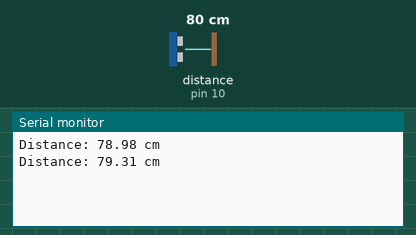
Simulated run of this sketch. Board: Arduino Uno, built with avr-gcc and run on an emulated ATmega328P. Shown: the last lines printed to the serial monitor. Wiring (inferred from the names in the program): ultrasonic range finder: trigger pin 9; echo pin 10. The inputs (shaded band) are chosen by the test bench; at power-on: distance to the obstacle (sensor on pin 10) 80 cm. The echo pulse lasts 58.3 µs per cm.

Above: at 1.8 s.
1.9 s: distance to the obstacle (sensor on pin 10) set to 2 cm
At 2.8 s:
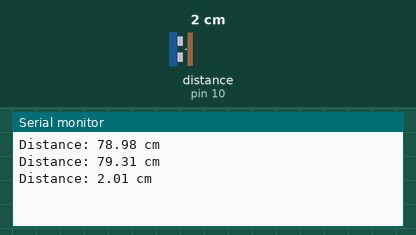
3.4 s: distance to the obstacle (sensor on pin 10) set to 4 cm
At 4.6 s:
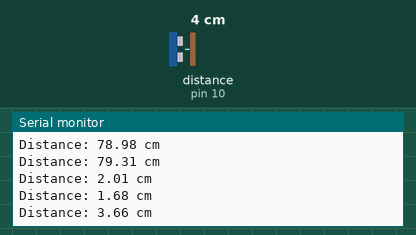
Timing chart, 0 to 6.4 s (numbered marks = the images above; inputs shaded):
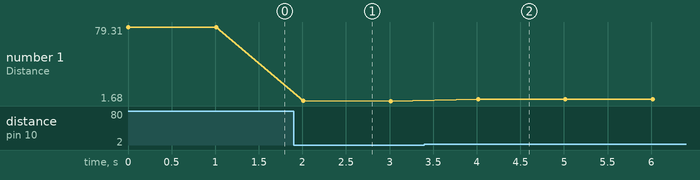

Measured:
- after the input at 1.9 s, the serial monitor: prints a new line after 0.11 s (image 1)
- after the input at 3.4 s, the serial monitor: prints a new line after 0.61 s (image 2)
- plotted number 1: 79.31 → 1.68 after the input at 1.9 s, 1.68 → 3.66 after the input at 3.4 s

The sketch:

Ultrasonic.ino
```cpp
#define TRIG_PIN 9
#define ECHO_PIN 10

long duration;   // Time for sound wave to travel
float distance;

void setup() {
  Serial.begin(9600);          // Initialize serial communication
  pinMode(TRIG_PIN, OUTPUT);   // TRIG pin as output
  pinMode(ECHO_PIN, INPUT);    // ECHO pin as input
}

void loop() {
  // Send a 10 microsecond pulse to trigger the sensor
  digitalWrite(TRIG_PIN, LOW);
  delayMicroseconds(2);
  digitalWrite(TRIG_PIN, HIGH);
  delayMicroseconds(10);
  digitalWrite(TRIG_PIN, LOW);

  // Read the duration of the echo pulse (in microseconds)
  duration = pulseIn(ECHO_PIN, HIGH);

  // Calculate distance (speed of sound is ~340 m/s, divide by 2 for round trip)
  distance = duration * 0.034 / 2;

  // Print the result to Serial Monitor
  Serial.print("Distance: ");
  Serial.print(distance);
  Serial.println(" cm");

  delay(1000); // Measure every second
}
```
